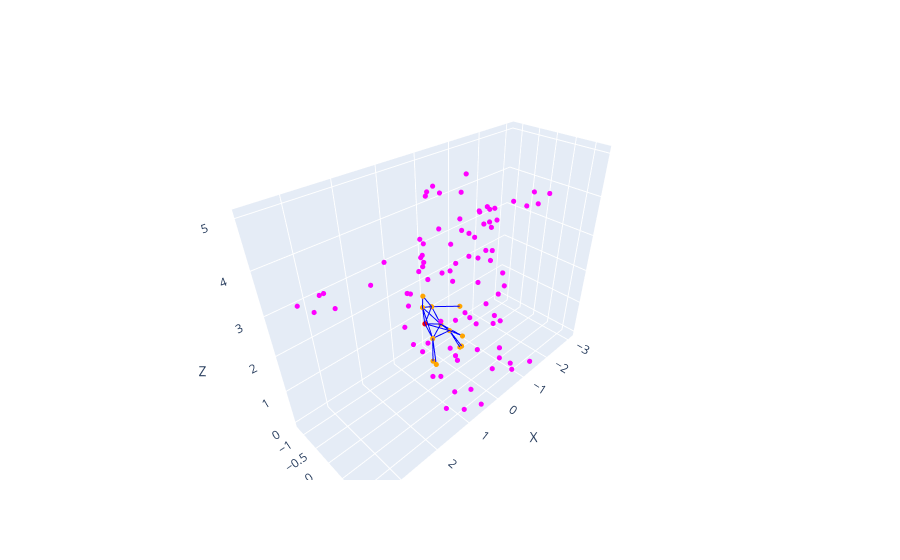

Notebook cell for this chart:
### Code cell
fig = new_fig()

# Ajouter les points à la figure
add_points(points, fig, 'magenta')

# Ajouter un point d'example à la figure
example = np.random.randint(0, NUM_POINTS)
add_point(points[example], fig, 'red')

# Ajouter les k-voisins de l'exemple à la figure
for neighbor in k_near_neighbors[example]:
    add_point(points[neighbor], fig, 'orange')

to_plot_neighbors = [example]
for _ in range(k):
    new_neighbors = []
    for point in to_plot_neighbors:
        for neighbor in direct_neighbors[point]:
            new_neighbors.append(neighbor)
            add_line(points[point], points[neighbor], fig, 'blue')
    to_plot_neighbors = new_neighbors


fig.show()

### Figure 1 — Plotly figure (JSON) as saved in the notebook; plotly's stock layout.template omitted (floating-point values rounded to 4 significant figures)
{"data": [{"marker": {"color": "magenta", "size": 3}, "mode": "markers", "type": "scatter3d", "x": [0.5051], "y": [1.278], "z": [-2.979e-05]}, {"marker": {"color": "magenta", "size": 3}, "mode": "markers", "type": "scatter3d", "x": [0.8019], "y": [-0.03344], "z": [0.1657]}, {"marker": {"color": "magenta", "size": 3}, "mode": "markers", "type": "scatter3d", "x": [1.262], "y": [0.897], "z": [0.1657]}, {"marker": {"color": "magenta", "size": 3}, "mode": "markers", "type": "scatter3d", "x": [0.9988], "y": [1.2], "z": [0.1657]}, {"marker": {"color": "magenta", "size": 3}, "mode": "markers", "type": "scatter3d", "x": [0.6652], "y": [0.1012], "z": [0.1657]}, {"marker": {"color": "magenta", "size": 3}, "mode": "markers", "type": "scatter3d", "x": [0.3554], "y": [-0.5066], "z": [0.04564]}, {"marker": {"color": "magenta", "size": 3}, "mode": "markers", "type": "scatter3d", "x": [0.4544], "y": [0.9007], "z": [0.1657]}, {"marker": {"color": "magenta", "size": 3}, "mode": "markers", "type": "scatter3d", "x": [0.6721], "y": [0.581], "z": [-2.979e-05]}, {"marker": {"color": "magenta", "size": 3}, "mode": "markers", "type": "scatter3d", "x": [0.4294], "y": [0.1992], "z": [3.775]}, {"marker": {"color": "magenta", "size": 3}, "mode": "markers", "type": "scatter3d", "x": [0.6436], "y": [-0.3796], "z": [3.639]}, {"marker": {"color": "magenta", "size": 3}, "mode": "markers", "type": "scatter3d", "x": [3.456], "y": [0.05571], "z": [3.651]}, {"marker": {"color": "magenta", "size": 3}, "mode": "markers", "type": "scatter3d", "x": [3.171], "y": [0.2431], "z": [3.678]}, {"marker": {"color": "magenta", "size": 3}, "mode": "markers", "type": "scatter3d", "x": [3.146], "y": [-0.2836], "z": [3.663]}, {"marker": {"color": "magenta", "size": 3}, "mode": "markers", "type": "scatter3d", "x": [3.606], "y": [-0.1938], "z": [3.726]}, {"marker": {"color": "magenta", "size": 3}, "mode": "markers", "type": "scatter3d", "x": [0.6841], "y": [-0.4374], "z": [3.737]}, {"marker": {"color": "magenta", "size": 3}, "mode": "markers", "type": "scatter3d", "x": [1.654], "y": [-0.3926], "z": [3.63]}, {"marker": {"color": "magenta", "size": 3}, "mode": "markers", "type": "scatter3d", "x": [1.338], "y": [0.3713], "z": [3.731]}, {"marker": {"color": "magenta", "size": 3}, "mode": "markers", "type": "scatter3d", "x": [2.44], "y": [0.2544], "z": [3.793]}, {"marker": {"color": "magenta", "size": 3}, "mode": "markers", "type": "scatter3d", "x": [3.151], "y": [-0.1025], "z": [3.799]}, {"marker": {"color": "magenta", "size": 3}, "mode": "markers", "type": "scatter3d", "x": [-0.2293], "y": [-0.276], "z": [-2.979e-05]}, {"marker": {"color": "magenta", "size": 3}, "mode": "markers", "type": "scatter3d", "x": [-0.7377], "y": [1.166], "z": [0.1657]}, {"marker": {"color": "magenta", "size": 3}, "mode": "markers", "type": "scatter3d", "x": [-0.8794], "y": [1.004], "z": [0.1657]}, {"marker": {"color": "magenta", "size": 3}, "mode": "markers", "type": "scatter3d", "x": [-0.5455], "y": [0.7106], "z": [-2.979e-05]}, {"marker": {"color": "magenta", "size": 3}, "mode": "markers", "type": "scatter3d", "x": [-1.259], "y": [0.347], "z": [0.01341]}, {"marker": {"color": "magenta", "size": 3}, "mode": "markers", "type": "scatter3d", "x": [-1.322], "y": [1.279], "z": [0.1137]}, {"marker": {"color": "magenta", "size": 3}, "mode": "markers", "type": "scatter3d", "x": [-0.9739], "y": [0.5845], "z": [-2.979e-05]}, {"marker": {"color": "magenta", "size": 3}, "mode": "markers", "type": "scatter3d", "x": [-0.4128], "y": [-0.2987], "z": [0.1657]}, {"marker": {"color": "magenta", "size": 3}, "mode": "markers", "type": "scatter3d", "x": [-1.965], "y": [-0.1243], "z": [3.826]}, {"marker": {"color": "magenta", "size": 3}, "mode": "markers", "type": "scatter3d", "x": [-1.026], "y": [-0.3528], "z": [3.821]}, {"marker": {"color": "magenta", "size": 3}, "mode": "markers", "type": "scatter3d", "x": [-2.997], "y": [0.167], "z": [3.793]}, {"marker": {"color": "magenta", "size": 3}, "mode": "markers", "type": "scatter3d", "x": [-2.628], "y": [0.1185], "z": [3.627]}, {"marker": {"color": "magenta", "size": 3}, "mode": "markers", "type": "scatter3d", "x": [-1.311], "y": [-0.05859], "z": [3.599]}, {"marker": {"color": "magenta", "size": 3}, "mode": "markers", "type": "scatter3d", "x": [-0.7713], "y": [0.1737], "z": [3.827]}, {"marker": {"color": "magenta", "size": 3}, "mode": "markers", "type": "scatter3d", "x": [-1.532], "y": [-0.4705], "z": [3.652]}, {"marker": {"color": "magenta", "size": 3}, "mode": "markers", "type": "scatter3d", "x": [-1.329], "y": [-0.3774], "z": [3.816]}, {"marker": {"color": "magenta", "size": 3}, "mode": "markers", "type": "scatter3d", "x": [-2.352], "y": [-0.01399], "z": [3.619]}, {"marker": {"color": "magenta", "size": 3}, "mode": "markers", "type": "scatter3d", "x": [-3.048], "y": [-0.3113], "z": [3.674]}, {"marker": {"color": "magenta", "size": 3}, "mode": "markers", "type": "scatter3d", "x": [0.05348], "y": [-1.148], "z": [1.613]}, {"marker": {"color": "magenta", "size": 3}, "mode": "markers", "type": "scatter3d", "x": [0.3766], "y": [-0.8785], "z": [2.61]}, {"marker": {"color": "magenta", "size": 3}, "mode": "markers", "type": "scatter3d", "x": [0.554], "y": [-0.5847], "z": [3.181]}, {"marker": {"color": "magenta", "size": 3}, "mode": "markers", "type": "scatter3d", "x": [0.6], "y": [-0.9514], "z": [2.057]}, {"marker": {"color": "magenta", "size": 3}, "mode": "markers", "type": "scatter3d", "x": [0.02045], "y": [-1.217], "z": [1.205]}, {"marker": {"color": "magenta", "size": 3}, "mode": "markers", "type": "scatter3d", "x": [1.144], "y": [-0.3706], "z": [2.31]}, {"marker": {"color": "magenta", "size": 3}, "mode": "markers", "type": "scatter3d", "x": [1.154], "y": [0.2315], "z": [1.633]}, {"marker": {"color": "magenta", "size": 3}, "mode": "markers", "type": "scatter3d", "x": [0.9584], "y": [-0.7922], "z": [1.357]}, {"marker": {"color": "magenta", "size": 3}, "mode": "markers", "type": "scatter3d", "x": [0.8669], "y": [-0.7366], "z": [2.317]}, {"marker": {"color": "magenta", "size": 3}, "mode": "markers", "type": "scatter3d", "x": [0.8044], "y": [-0.2064], "z": [3.337]}, {"marker": {"color": "magenta", "size": 3}, "mode": "markers", "type": "scatter3d", "x": [1.021], "y": [0.5043], "z": [2.321]}, {"marker": {"color": "magenta", "size": 3}, "mode": "markers", "type": "scatter3d", "x": [0.8783], "y": [0.634], "z": [1.568]}, {"marker": {"color": "magenta", "size": 3}, "mode": "markers", "type": "scatter3d", "x": [0.9838], "y": [-0.4795], "z": [1.03]}, {"marker": {"color": "magenta", "size": 3}, "mode": "markers", "type": "scatter3d", "x": [0.3603], "y": [0.8942], "z": [2.096]}, {"marker": {"color": "magenta", "size": 3}, "mode": "markers", "type": "scatter3d", "x": [0.07929], "y": [0.9014], "z": [2.483]}, {"marker": {"color": "magenta", "size": 3}, "mode": "markers", "type": "scatter3d", "x": [0.7904], "y": [0.7008], "z": [2.328]}, {"marker": {"color": "magenta", "size": 3}, "mode": "markers", "type": "scatter3d", "x": [0.1972], "y": [0.7568], "z": [3.014]}, {"marker": {"color": "magenta", "size": 3}, "mode": "markers", "type": "scatter3d", "x": [0.1674], "y": [-0.7008], "z": [0.573]}, {"marker": {"color": "magenta", "size": 3}, "mode": "markers", "type": "scatter3d", "x": [0.0634], "y": [-1.102], "z": [0.7611]}, {"marker": {"color": "magenta", "size": 3}, "mode": "markers", "type": "scatter3d", "x": [0.829], "y": [-0.3426], "z": [0.7915]}, {"marker": {"color": "magenta", "size": 3}, "mode": "markers", "type": "scatter3d", "x": [0.5563], "y": [0.5465], "z": [0.9306]}, {"marker": {"color": "magenta", "size": 3}, "mode": "markers", "type": "scatter3d", "x": [0.6047], "y": [-0.4718], "z": [3.309]}, {"marker": {"color": "magenta", "size": 3}, "mode": "markers", "type": "scatter3d", "x": [0.5021], "y": [0.4134], "z": [3.453]}, {"marker": {"color": "magenta", "size": 3}, "mode": "markers", "type": "scatter3d", "x": [-0.03821], "y": [-1.044], "z": [2.115]}, {"marker": {"color": "magenta", "size": 3}, "mode": "markers", "type": "scatter3d", "x": [-0.4556], "y": [-0.9822], "z": [2.139]}, {"marker": {"color": "magenta", "size": 3}, "mode": "markers", "type": "scatter3d", "x": [-0.6613], "y": [-0.9086], "z": [2.14]}, {"marker": {"color": "magenta", "size": 3}, "mode": "markers", "type": "scatter3d", "x": [-0.7768], "y": [-0.9324], "z": [1.762]}, {"marker": {"color": "magenta", "size": 3}, "mode": "markers", "type": "scatter3d", "x": [-0.2771], "y": [-1.199], "z": [1.079]}, {"marker": {"color": "magenta", "size": 3}, "mode": "markers", "type": "scatter3d", "x": [-1.088], "y": [-0.3859], "z": [2.552]}, {"marker": {"color": "magenta", "size": 3}, "mode": "markers", "type": "scatter3d", "x": [-1.173], "y": [0.2409], "z": [1.76]}, {"marker": {"color": "magenta", "size": 3}, "mode": "markers", "type": "scatter3d", "x": [-0.8701], "y": [-0.7552], "z": [1.012]}, {"marker": {"color": "magenta", "size": 3}, "mode": "markers", "type": "scatter3d", "x": [-0.9516], "y": [-0.5588], "z": [2.586]}, {"marker": {"color": "magenta", "size": 3}, "mode": "markers", "type": "scatter3d", "x": [-1.068], "y": [-0.1378], "z": [2.874]}, {"marker": {"color": "magenta", "size": 3}, "mode": "markers", "type": "scatter3d", "x": [-1.024], "y": [0.4369], "z": [2.532]}, {"marker": {"color": "magenta", "size": 3}, "mode": "markers", "type": "scatter3d", "x": [-0.8978], "y": [0.3603], "z": [1.064]}, {"marker": {"color": "magenta", "size": 3}, "mode": "markers", "type": "scatter3d", "x": [-0.8753], "y": [-0.5724], "z": [0.8977]}, {"marker": {"color": "magenta", "size": 3}, "mode": "markers", "type": "scatter3d", "x": [-0.2108], "y": [0.9191], "z": [2.015]}, {"marker": {"color": "magenta", "size": 3}, "mode": "markers", "type": "scatter3d", "x": [-0.7624], "y": [0.6733], "z": [1.406]}, {"marker": {"color": "magenta", "size": 3}, "mode": "markers", "type": "scatter3d", "x": [-0.7924], "y": [0.6871], "z": [2.409]}, {"marker": {"color": "magenta", "size": 3}, "mode": "markers", "type": "scatter3d", "x": [-0.331], "y": [0.6186], "z": [3.249]}, {"marker": {"color": "magenta", "size": 3}, "mode": "markers", "type": "scatter3d", "x": [-0.3392], "y": [-0.6095], "z": [0.5874]}, {"marker": {"color": "magenta", "size": 3}, "mode": "markers", "type": "scatter3d", "x": [-0.2998], "y": [-0.8895], "z": [0.6613]}, {"marker": {"color": "magenta", "size": 3}, "mode": "markers", "type": "scatter3d", "x": [-0.875], "y": [-0.3992], "z": [0.8325]}, {"marker": {"color": "magenta", "size": 3}, "mode": "markers", "type": "scatter3d", "x": [-0.1479], "y": [0.5267], "z": [0.7882]}, {"marker": {"color": "magenta", "size": 3}, "mode": "markers", "type": "scatter3d", "x": [-0.4723], "y": [-0.3609], "z": [3.538]}, {"marker": {"color": "magenta", "size": 3}, "mode": "markers", "type": "scatter3d", "x": [-0.5521], "y": [0.4717], "z": [3.337]}, {"marker": {"color": "magenta", "size": 3}, "mode": "markers", "type": "scatter3d", "x": [0.4447], "y": [-0.4505], "z": [4.689]}, {"marker": {"color": "magenta", "size": 3}, "mode": "markers", "type": "scatter3d", "x": [0.5334], "y": [-0.3935], "z": [4.646]}, {"marker": {"color": "magenta", "size": 3}, "mode": "markers", "type": "scatter3d", "x": [0.1495], "y": [0.6827], "z": [4.544]}, {"marker": {"color": "magenta", "size": 3}, "mode": "markers", "type": "scatter3d", "x": [0.1937], "y": [-0.3892], "z": [3.81]}, {"marker": {"color": "magenta", "size": 3}, "mode": "markers", "type": "scatter3d", "x": [0.399], "y": [-0.3238], "z": [4.831]}, {"marker": {"color": "magenta", "size": 3}, "mode": "markers", "type": "scatter3d", "x": [0.5084], "y": [0.5158], "z": [4.47]}, {"marker": {"color": "magenta", "size": 3}, "mode": "markers", "type": "scatter3d", "x": [0.1816], "y": [0.607], "z": [3.993]}, {"marker": {"color": "magenta", "size": 3}, "mode": "markers", "type": "scatter3d", "x": [-0.1536], "y": [-0.7154], "z": [4.403]}, {"marker": {"color": "magenta", "size": 3}, "mode": "markers", "type": "scatter3d", "x": [-0.5798], "y": [-0.4941], "z": [4.358]}, {"marker": {"color": "magenta", "size": 3}, "mode": "markers", "type": "scatter3d", "x": [-0.1557], "y": [0.7349], "z": [4.131]}, {"marker": {"color": "magenta", "size": 3}, "mode": "markers", "type": "scatter3d", "x": [-0.2024], "y": [0.1075], "z": [3.744]}, {"marker": {"color": "magenta", "size": 3}, "mode": "markers", "type": "scatter3d", "x": [-0.199], "y": [-0.005094], "z": [5]}, {"marker": {"color": "magenta", "size": 3}, "mode": "markers", "type": "scatter3d", "x": [-0.2924], "y": [0.6807], "z": [4.473]}, {"marker": {"color": "magenta", "size": 3}, "mode": "markers", "type": "scatter3d", "x": [-0.1481], "y": [0.545], "z": [4.138]}, {"marker": {"color": "magenta", "size": 3}, "mode": "markers", "type": "scatter3d", "x": [0.4571], "y": [-0.2774], "z": [0.1583]}, {"marker": {"color": "magenta", "size": 3}, "mode": "markers", "type": "scatter3d", "x": [-0.4567], "y": [-0.2769], "z": [0.1877]}, {"marker": {"color": "magenta", "size": 3}, "mode": "markers", "type": "scatter3d", "x": [-0.5125], "y": [-0.3072], "z": [0.4814]}, {"marker": {"color": "red", "size": 3}, "mode": "markers", "type": "scatter3d", "x": [0.0634], "y": [-1.102], "z": [0.7611]}, {"marker": {"color": "orange", "size": 3}, "mode": "markers", "type": "scatter3d", "x": [-0.2771], "y": [-1.199], "z": [1.079]}, {"marker": {"color": "orange", "size": 3}, "mode": "markers", "type": "scatter3d", "x": [0.4571], "y": [-0.2774], "z": [0.1583]}, {"marker": {"color": "orange", "size": 3}, "mode": "markers", "type": "scatter3d", "x": [-0.4567], "y": [-0.2769], "z": [0.1877]}, {"marker": {"color": "orange", "size": 3}, "mode": "markers", "type": "scatter3d", "x": [-0.5125], "y": [-0.3072], "z": [0.4814]}, {"marker": {"color": "orange", "size": 3}, "mode": "markers", "type": "scatter3d", "x": [-0.8701], "y": [-0.7552], "z": [1.012]}, {"marker": {"color": "orange", "size": 3}, "mode": "markers", "type": "scatter3d", "x": [0.3554], "y": [-0.5066], "z": [0.04564]}, {"marker": {"color": "orange", "size": 3}, "mode": "markers", "type": "scatter3d", "x": [0.05348], "y": [-1.148], "z": [1.613]}, {"marker": {"color": "orange", "size": 3}, "mode": "markers", "type": "scatter3d", "x": [0.02045], "y": [-1.217], "z": [1.205]}, {"marker": {"color": "orange", "size": 3}, "mode": "markers", "type": "scatter3d", "x": [-0.3392], "y": [-0.6095], "z": [0.5874]}, {"marker": {"color": "orange", "size": 3}, "mode": "markers", "type": "scatter3d", "x": [-0.2998], "y": [-0.8895], "z": [0.6613]}, {"marker": {"color": "orange", "size": 3}, "mode": "markers", "type": "scatter3d", "x": [0.1674], "y": [-0.7008], "z": [0.573]}, {"marker": {"color": "orange", "size": 3}, "mode": "markers", "type": "scatter3d", "x": [-0.4128], "y": [-0.2987], "z": [0.1657]}, {"line": {"color": "blue", "width": 2}, "mode": "lines", "type": "scatter3d", "x": [0.0634, 0.0634], "y": [-1.102, -1.102], "z": [0.7611, 0.7611]}, {"line": {"color": "blue", "width": 2}, "mode": "lines", "type": "scatter3d", "x": [0.0634, -0.2998], "y": [-1.102, -0.8895], "z": [0.7611, 0.6613]}, {"line": {"color": "blue", "width": 2}, "mode": "lines", "type": "scatter3d", "x": [0.0634, 0.1674], "y": [-1.102, -0.7008], "z": [0.7611, 0.573]}, {"line": {"color": "blue", "width": 2}, "mode": "lines", "type": "scatter3d", "x": [0.0634, 0.02045], "y": [-1.102, -1.217], "z": [0.7611, 1.205]}, {"line": {"color": "blue", "width": 2}, "mode": "lines", "type": "scatter3d", "x": [0.0634, -0.2771], "y": [-1.102, -1.199], "z": [0.7611, 1.079]}, {"line": {"color": "blue", "width": 2}, "mode": "lines", "type": "scatter3d", "x": [0.0634, -0.3392], "y": [-1.102, -0.6095], "z": [0.7611, 0.5874]}, {"line": {"color": "blue", "width": 2}, "mode": "lines", "type": "scatter3d", "x": [0.0634, 0.0634], "y": [-1.102, -1.102], "z": [0.7611, 0.7611]}, {"line": {"color": "blue", "width": 2}, "mode": "lines", "type": "scatter3d", "x": [0.0634, -0.2998], "y": [-1.102, -0.8895], "z": [0.7611, 0.6613]}, {"line": {"color": "blue", "width": 2}, "mode": "lines", "type": "scatter3d", "x": [0.0634, 0.1674], "y": [-1.102, -0.7008], "z": [0.7611, 0.573]}, {"line": {"color": "blue", "width": 2}, "mode": "lines", "type": "scatter3d", "x": [0.0634, 0.02045], "y": [-1.102, -1.217], "z": [0.7611, 1.205]}, {"line": {"color": "blue", "width": 2}, "mode": "lines", "type": "scatter3d", "x": [0.0634, -0.2771], "y": [-1.102, -1.199], "z": [0.7611, 1.079]}, {"line": {"color": "blue", "width": 2}, "mode": "lines", "type": "scatter3d", "x": [0.0634, -0.3392], "y": [-1.102, -0.6095], "z": [0.7611, 0.5874]}, {"line": {"color": "blue", "width": 2}, "mode": "lines", "type": "scatter3d", "x": [-0.2998, -0.2998], "y": [-0.8895, -0.8895], "z": [0.6613, 0.6613]}, {"line": {"color": "blue", "width": 2}, "mode": "lines", "type": "scatter3d", "x": [-0.2998, -0.3392], "y": [-0.8895, -0.6095], "z": [0.6613, 0.5874]}, {"line": {"color": "blue", "width": 2}, "mode": "lines", "type": "scatter3d", "x": [-0.2998, 0.0634], "y": [-0.8895, -1.102], "z": [0.6613, 0.7611]}, {"line": {"color": "blue", "width": 2}, "mode": "lines", "type": "scatter3d", "x": [-0.2998, 0.1674], "y": [-0.8895, -0.7008], "z": [0.6613, 0.573]}, {"line": {"color": "blue", "width": 2}, "mode": "lines", "type": "scatter3d", "x": [-0.2998, -0.2771], "y": [-0.8895, -1.199], "z": [0.6613, 1.079]}, {"line": {"color": "blue", "width": 2}, "mode": "lines", "type": "scatter3d", "x": [-0.2998, -0.5125], "y": [-0.8895, -0.3072], "z": [0.6613, 0.4814]}, {"line": {"color": "blue", "width": 2}, "mode": "lines", "type": "scatter3d", "x": [0.1674, 0.1674], "y": [-0.7008, -0.7008], "z": [0.573, 0.573]}, {"line": {"color": "blue", "width": 2}, "mode": "lines", "type": "scatter3d", "x": [0.1674, 0.0634], "y": [-0.7008, -1.102], "z": [0.573, 0.7611]}, {"line": {"color": "blue", "width": 2}, "mode": "lines", "type": "scatter3d", "x": [0.1674, -0.2998], "y": [-0.7008, -0.8895], "z": [0.573, 0.6613]}, {"line": {"color": "blue", "width": 2}, "mode": "lines", "type": "scatter3d", "x": [0.1674, -0.3392], "y": [-0.7008, -0.6095], "z": [0.573, 0.5874]}, {"line": {"color": "blue", "width": 2}, "mode": "lines", "type": "scatter3d", "x": [0.1674, 0.3554], "y": [-0.7008, -0.5066], "z": [0.573, 0.04564]}, {"line": {"color": "blue", "width": 2}, "mode": "lines", "type": "scatter3d", "x": [0.1674, 0.4571], "y": [-0.7008, -0.2774], "z": [0.573, 0.1583]}, {"line": {"color": "blue", "width": 2}, "mode": "lines", "type": "scatter3d", "x": [0.02045, 0.02045], "y": [-1.217, -1.217], "z": [1.205, 1.205]}, {"line": {"color": "blue", "width": 2}, "mode": "lines", "type": "scatter3d", "x": [0.02045, -0.2771], "y": [-1.217, -1.199], "z": [1.205, 1.079]}, {"line": {"color": "blue", "width": 2}, "mode": "lines", "type": "scatter3d", "x": [0.02045, 0.05348], "y": [-1.217, -1.148], "z": [1.205, 1.613]}, {"line": {"color": "blue", "width": 2}, "mode": "lines", "type": "scatter3d", "x": [0.02045, 0.0634], "y": [-1.217, -1.102], "z": [1.205, 0.7611]}, {"line": {"color": "blue", "width": 2}, "mode": "lines", "type": "scatter3d", "x": [0.02045, -0.2998], "y": [-1.217, -0.8895], "z": [1.205, 0.6613]}, {"line": {"color": "blue", "width": 2}, "mode": "lines", "type": "scatter3d", "x": [0.02045, 0.1674], "y": [-1.217, -0.7008], "z": [1.205, 0.573]}, {"line": {"color": "blue", "width": 2}, "mode": "lines", "type": "scatter3d", "x": [-0.2771, -0.2771], "y": [-1.199, -1.199], "z": [1.079, 1.079]}, {"line": {"color": "blue", "width": 2}, "mode": "lines", "type": "scatter3d", "x": [-0.2771, 0.02045], "y": [-1.199, -1.217], "z": [1.079, 1.205]}, {"line": {"color": "blue", "width": 2}, "mode": "lines", "type": "scatter3d", "x": [-0.2771, 0.0634], "y": [-1.199, -1.102], "z": [1.079, 0.7611]}, {"line": {"color": "blue", "width": 2}, "mode": "lines", "type": "scatter3d", "x": [-0.2771, -0.2998], "y": [-1.199, -0.8895], "z": [1.079, 0.6613]}, {"line": {"color": "blue", "width": 2}, "mode": "lines", "type": "scatter3d", "x": [-0.2771, 0.05348], "y": [-1.199, -1.148], "z": [1.079, 1.613]}, {"line": {"color": "blue", "width": 2}, "mode": "lines", "type": "scatter3d", "x": [-0.2771, -0.8701], "y": [-1.199, -0.7552], "z": [1.079, 1.012]}, {"line": {"color": "blue", "width": 2}, "mode": "lines", "type": "scatter3d", "x": [-0.3392, -0.3392], "y": [-0.6095, -0.6095], "z": [0.5874, 0.5874]}, {"line": {"color": "blue", "width": 2}, "mode": "lines", "type": "scatter3d", "x": [-0.3392, -0.2998], "y": [-0.6095, -0.8895], "z": [0.5874, 0.6613]}, {"line": {"color": "blue", "width": 2}, "mode": "lines", "type": "scatter3d", "x": [-0.3392, -0.5125], "y": [-0.6095, -0.3072], "z": [0.5874, 0.4814]}, {"line": {"color": "blue", "width": 2}, "mode": "lines", "type": "scatter3d", "x": [-0.3392, 0.1674], "y": [-0.6095, -0.7008], "z": [0.5874, 0.573]}, {"line": {"color": "blue", "width": 2}, "mode": "lines", "type": "scatter3d", "x": [-0.3392, -0.4128], "y": [-0.6095, -0.2987], "z": [0.5874, 0.1657]}, {"line": {"color": "blue", "width": 2}, "mode": "lines", "type": "scatter3d", "x": [-0.3392, -0.4567], "y": [-0.6095, -0.2769], "z": [0.5874, 0.1877]}], "layout": {"scene": {"xaxis": {"title": {"text": "X"}}, "yaxis": {"title": {"text": "Y"}}, "zaxis": {"title": {"text": "Z"}}}, "showlegend": false}}
